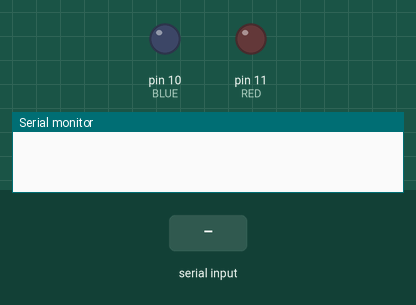
A sketch run on a simulated Arduino Uno, built with avr-gcc and run on an emulated ATmega328P. On the bench: output pins drawn as LEDs (lit = HIGH), the last lines printed to the serial monitor. The inputs (shaded band) are chosen by the test bench.

Above: at 1.2 s.
1.3 s: "1" received over the second serial link
At 2.5 s:
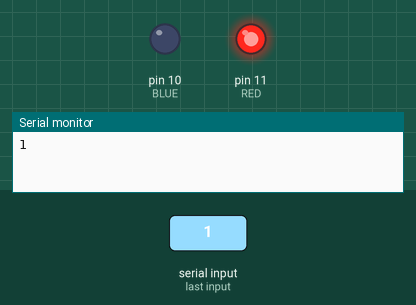
2.8 s: "3" received over the second serial link
At 3.7 s:
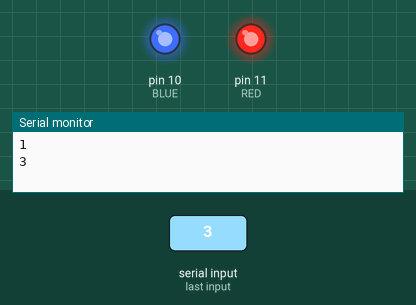
4.3 s: "2" received over the second serial link
At 4.8 s:
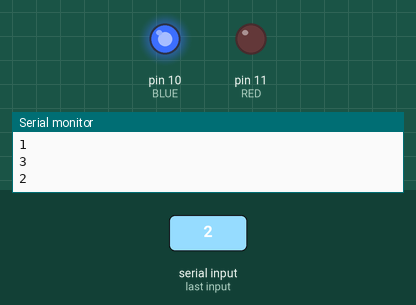
5.8 s: "4" received over the second serial link
At 7.2 s:
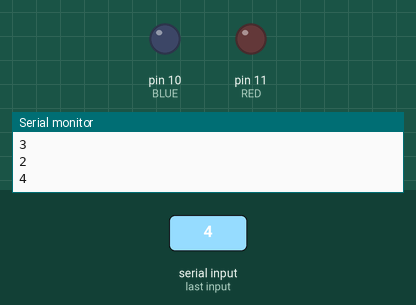
Timing chart, 0 to 8.3 s (numbered marks = the images above; inputs shaded):
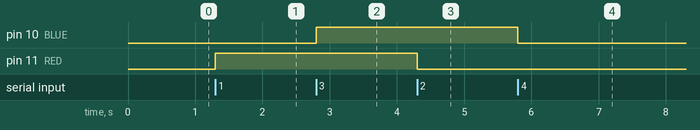

The sketch:

BLUETOOTH_1.0_.ino
```cpp
#include <SoftwareSerial.h>
SoftwareSerial bt(7,6);

int RED = 11;
int BLUE = 10;
char message;

void setup() {
  // put your setup code here, to run once:
  Serial.begin(9600);
  pinMode(RED,OUTPUT);
  pinMode(BLUE,OUTPUT);
}

void loop() {
  // put your main code here, to run repeatedly:
  if(bt.available()>0){
    message = bt.read();
    Serial.println(message);
  }

  switch(message){
    case '1': digitalWrite(RED,HIGH); break;
    case '2': digitalWrite(RED,LOW); break;
    case '3': digitalWrite(BLUE,HIGH); break;
    case '4': digitalWrite(BLUE,LOW); break;
  }
}
// https://m.blog.naver.com/PostView.naver?blogId=sisosw&logNo=221518491098&categoryNo=8&proxyReferer=
```

Measured:
- after the input at 1.3 s, pin 11 (RED): LOW → HIGH at once
- after the input at 2.8 s, pin 10 (BLUE): LOW → HIGH at once
- after the input at 4.3 s, pin 11 (RED): HIGH → LOW at once
- after the input at 5.8 s, pin 10 (BLUE): HIGH → LOW at once
